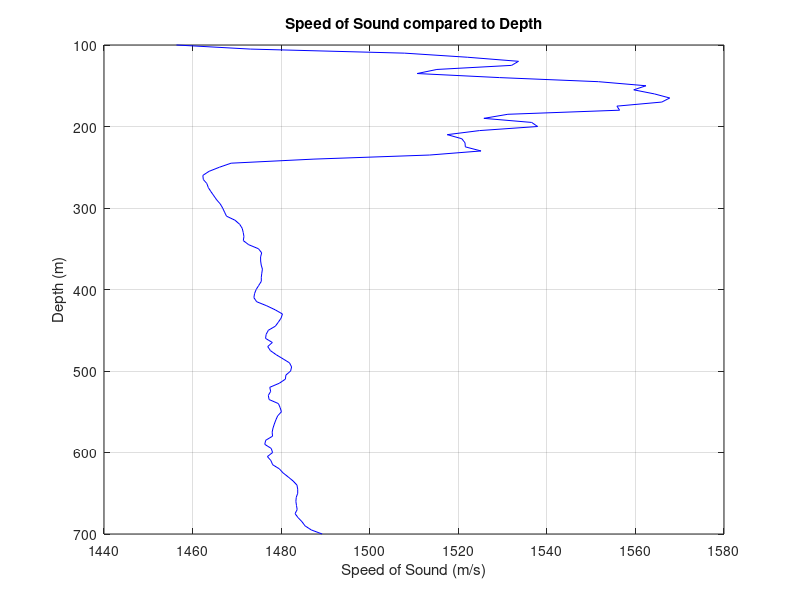

The MATLAB source for this figure:
clear all; close all; clc;


%% Problem 4

data = csvread('sg700.csv');

z = data(20:end, 1);

T = data(20:end, 2);

S = data(20:end, 3);

y = z;

x = 1449.2 + 4.6*(T.^2) + 0.00024*(T.^2) + (1.34 - 0.01*T).*(S-35) + 0.016*z;


figure(1);
plot(x, y, 'b-'); hold on; grid on;
set(gca, 'YDir', 'reverse');
xlabel('Speed of Sound (m/s)'); ylabel('Depth (m)');
title("Speed of Sound compared to Depth");

